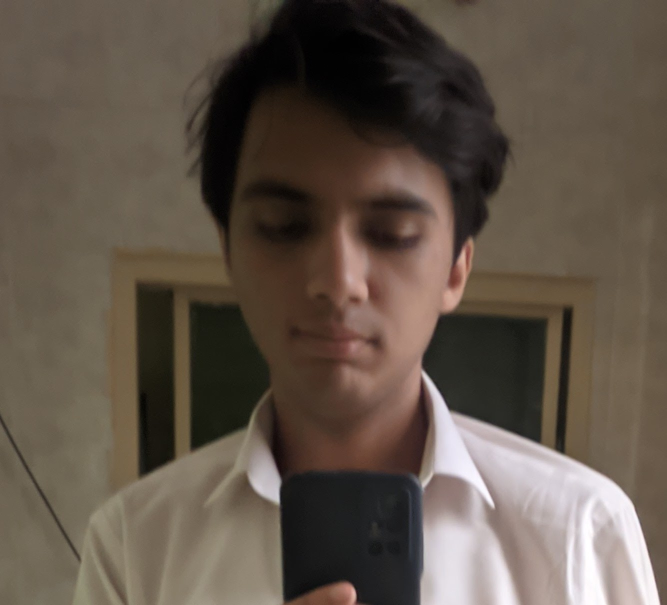
#> input picture More_Improving_Age_Regression/Task2/Dataset/Arham/N_22_PXL_20230303_170315108.jpg, 1333 x 1210 px, given in place of the camera (shown at 1/2 size)
$ jupyter execute --allow-errors RealTime_Prediction.ipynb   (text cells are left out)
#> lines starting #> are read from the running program, lines starting #| are printed output that depends on the picture; after the words box and inside, x2 and y2 are one past the last pixel; in counts of white or black regions, pixels touching at a corner belong together
#> further down, frame is the input picture: shape (1210, 1333, 3); mean B, G, R 73, 84.4, 96.3
#> `frame = cv2.flip(frame,1)`:
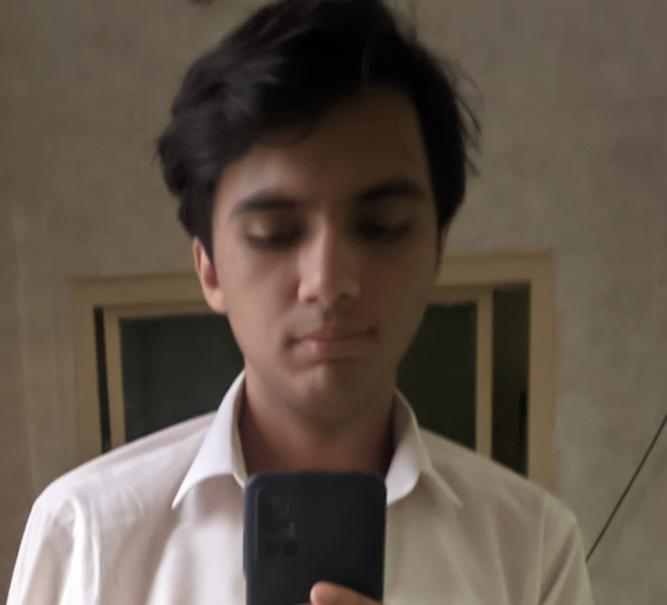
#> frame: shape (1210, 1333, 3) (shown at 1/2 size); mean B, G, R 73, 84.4, 96.3
#> `frame = cv2.copyMakeBorder(frame,1,250,1,280,cv2.BORDER_CONSTANT,value..`:
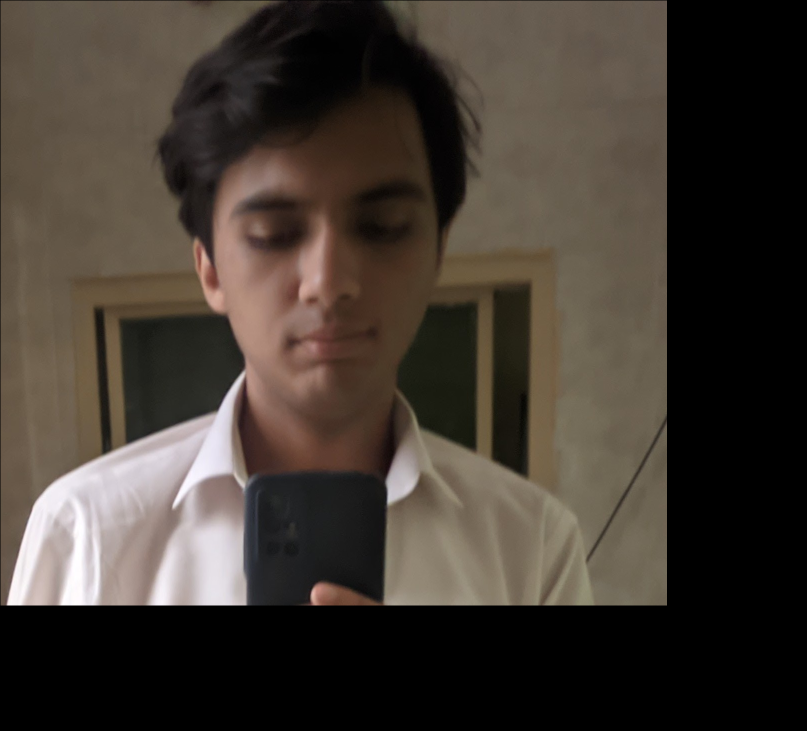
#> frame: shape (1461, 1614, 3) (shown at 1/2 size); mean B, G, R 49.9, 57.7, 65.8
[cell 1]
import cv2
import numpy as np
import pickle
import cv2
import math

#> (a cell that did not finish here is left out)

[cell 3]
# Binds face in the frame with a box
# If face is detected it returns an image with the face bound, and the pixel area inside the box, excluding the actual boundary
# If there are multiple faces in frame, it chooses the one having the greatest area in frame

def faceDetect(image):
    gray = cv2.cvtColor(image, cv2.COLOR_BGR2GRAY)
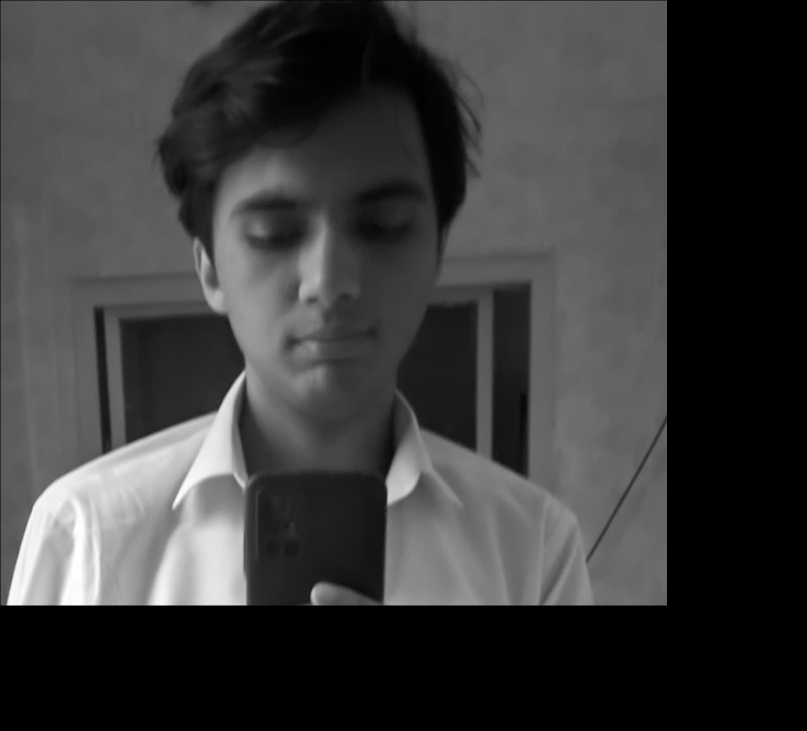
#> gray: shape (1461, 1614) (shown at 1/2 size); min 0, max 255, mean 59.3

    faceCascade = cv2.CascadeClassifier(cv2.data.haarcascades + "haarcascade_frontalface_default.xml")
    faces = faceCascade.detectMultiScale(
        gray,
        scaleFactor=1.3,
        minNeighbors=3,
        minSize=(64, 64)
    )
#> faces = [[379, 250, 559, 559]]

    if(len(faces) > 1):
        cur_max = 0
        face = 0

        for (x, y, w, h) in faces:
            length = math.sqrt((x - (x+w))**2 + (y - (y+h))**2 )

            if length > cur_max:
                cur_max = length
                face = [x,y,w,h]

        faces = np.array([face])

    for (x, y, w, h) in faces:

        cv2.rectangle(image, (x, y), (x + w, y + h), (0, 255, 0), 2) # Draw a rectangle around the detected area (face)

        roi_color = image[y+2:y+2 + h-3, x+2:x+2 + w-3] # The pixel area containing the face

        return True,[image,roi_color]
#> this loop made 1 pass
#> pass 1, in faceDetect, `roi_color = image[y+2:y+2 + h-3, x+2:x+2 + w-3]`:
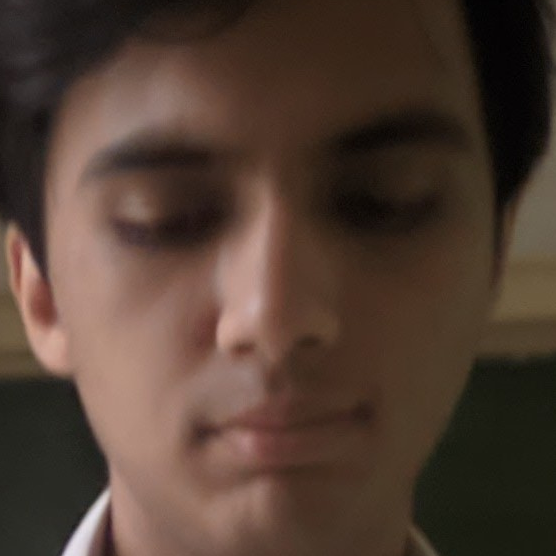
#> roi_color: shape (556, 556, 3); mean B, G, R 50.7, 61.7, 80.8
#> after the loop:
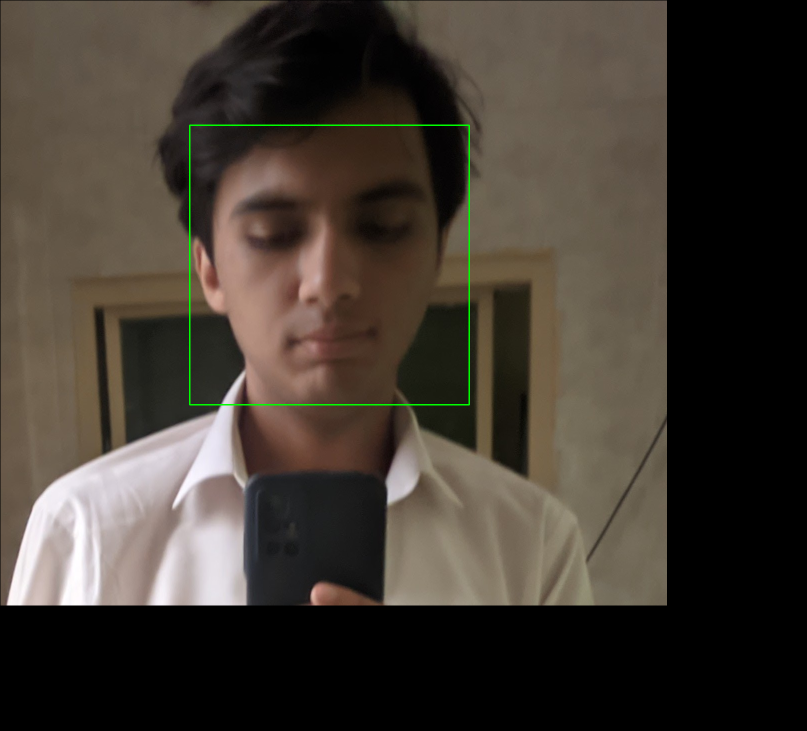
#> image: shape (1461, 1614, 3) (shown at 1/2 size); 0.28% of pixels changed, all inside (x1, y1, x2, y2) = (378, 249, 940, 811)
#> `detected,bound_frame = faceDetect(frame)`: detected = True; bound_frame = 2 items
#> `cv2.putText(frame,"Binary Who ->",(20,530),cv2.FONT_HERSHEY_SIMPLEX,1,..`: frame: shape (1461, 1614, 3); 0.02% of pixels changed, all inside (x1, y1, x2, y2) = (24, 508, 257, 538)
#> `cv2.putText(frame,"Multi Who  ->",(20,570),cv2.FONT_HERSHEY_SIMPLEX,1,..`: frame: shape (1461, 1614, 3); mean B, G, R 49.9, 58.3, 65.7
#> `cv2.putText(frame,"Age        ->",(20,670),cv2.FONT_HERSHEY_SIMPLEX,1,..`: frame: shape (1461, 1614, 3); mean B, G, R 49.9, 58.4, 65.7
#> `img_resize_32 = cv2.resize(cropped_frame, (32,32))`:
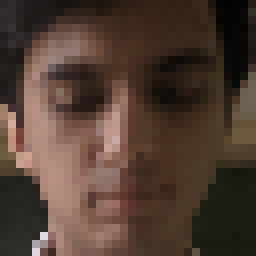
#> img_resize_32: shape (32, 32, 3) (shown 8 times larger); mean B, G, R 50.6, 61.6, 80.7
#> `cur_image = img_resize.flatten()`: cur_image = 12288 values, max 232 at index 12120, min 0 at index 565, mean 64.33
#> `cur_image_32 = img_resize_32.flatten()`: cur_image_32 = 3072 values, max 226 at index 2799, min 2 at index 85, mean 64.32

    return False,[]

[cell 4]
# Starts the camera, provides each frame to the faceDetect() function
# If a face is detected it prints the Identity(Sameed or Unknown) and Age using Linear and SGD regression at the bottom of the screen
# If no face detected, it prints appropriately
# Use esc to exit

cv2.destroyAllWindows()
cam = cv2.VideoCapture(0)

#> (the rest of this cell did not finish here and is left out)

$ run again, on More_Improving_Age_Regression/Task2/Dataset/Arham/N_22_WIN_20230305_09_09_11_Pro.jpg
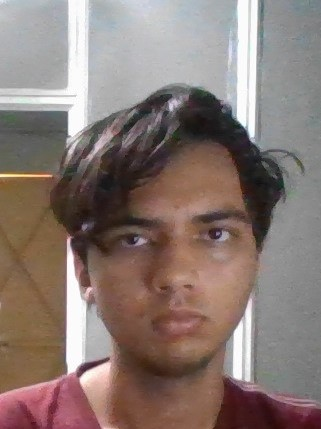
#> input picture More_Improving_Age_Regression/Task2/Dataset/Arham/N_22_WIN_20230305_09_09_11_Pro.jpg, 321 x 429 px, given in place of the camera
#> frame is the input picture: shape (429, 321, 3); mean B, G, R 114.8, 120.6, 136.8
#> faces = [[46, 163, 194, 194]]
#> the loop in faceDetect, `for (x, y, w, h) in faces: ` made 1 pass
#> after the loop in faceDetect, `for (x, y, w, h) in faces:`:
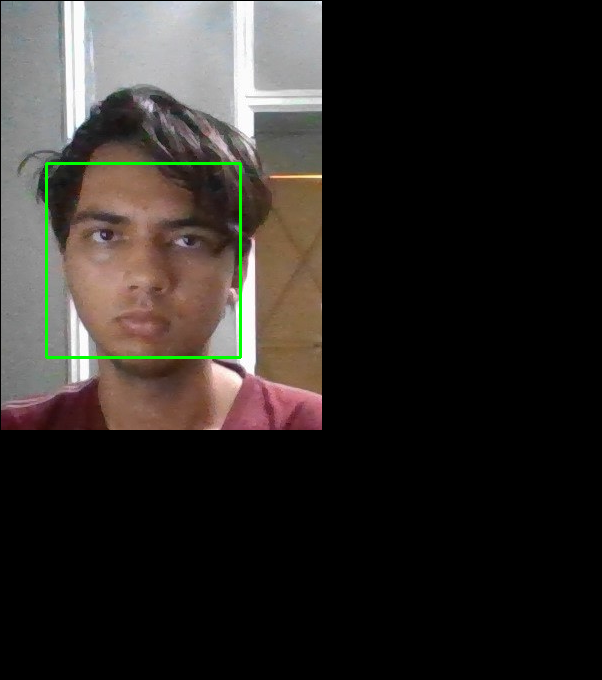
#> image: shape (680, 602, 3); mean B, G, R 38, 41.4, 45.3
#> detected = True; bound_frame = 2 items
#> `img_resize_32 = cv2.resize(cropped_frame, (32,32))`:
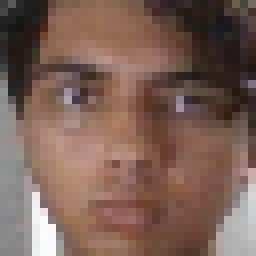
#> img_resize_32: shape (32, 32, 3) (shown 8 times larger); mean B, G, R 85.9, 96.4, 123.4
#> cur_image = 12288 values, max 254 at index 10785, min 11 at index 3258, mean 101.7
#> cur_image_32 = 3072 values, max 254 at index 2898, min 16 at index 861, mean 101.9

$ run again, on More_Improving_Age_Regression/Task2/Dataset/Arham/N_22_WIN_20230305_09_09_13_Pro.jpg
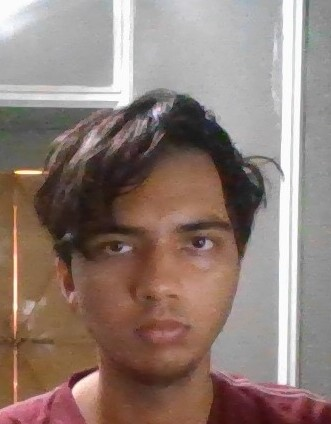
#> input picture More_Improving_Age_Regression/Task2/Dataset/Arham/N_22_WIN_20230305_09_09_13_Pro.jpg, 331 x 424 px, given in place of the camera
#> frame is the input picture: shape (424, 331, 3); mean B, G, R 117.6, 125.2, 144
#> faces = [[74, 175, 193, 193]]
#> the loop in faceDetect, `for (x, y, w, h) in faces: ` made 1 pass
#> after the loop in faceDetect, `for (x, y, w, h) in faces:`:
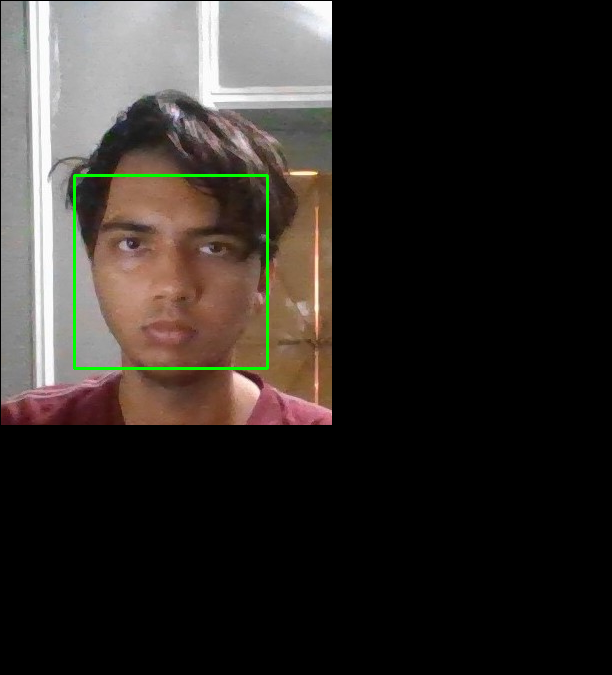
#> image: shape (675, 612, 3); mean B, G, R 39.5, 43.5, 48.3
#> detected = True; bound_frame = 2 items
#> `img_resize_32 = cv2.resize(cropped_frame, (32,32))`:
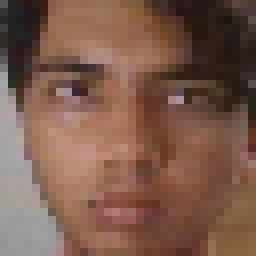
#> img_resize_32: shape (32, 32, 3) (shown 8 times larger); mean B, G, R 76.1, 90.6, 124.1
#> cur_image = 12288 values, max 200 at index 7196, min 11 at index 1293, mean 97.05
#> cur_image_32 = 3072 values, max 196 at index 1760, min 14 at index 276, mean 96.95

$ run again, on More_Improving_Age_Regression/Task2/Dataset/Arham/N_22_WIN_20230305_09_09_34_Pro.jpg
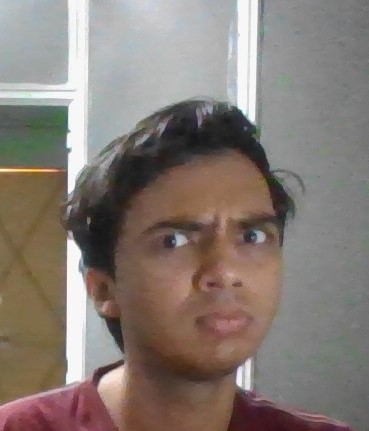
#> input picture More_Improving_Age_Regression/Task2/Dataset/Arham/N_22_WIN_20230305_09_09_34_Pro.jpg, 369 x 431 px, given in place of the camera
#> frame is the input picture: shape (431, 369, 3); mean B, G, R 116.3, 123, 133.8
#> faces = [[55, 165, 206, 206]]
#> the loop in faceDetect, `for (x, y, w, h) in faces: ` made 1 pass
#> after the loop in faceDetect, `for (x, y, w, h) in faces:`:
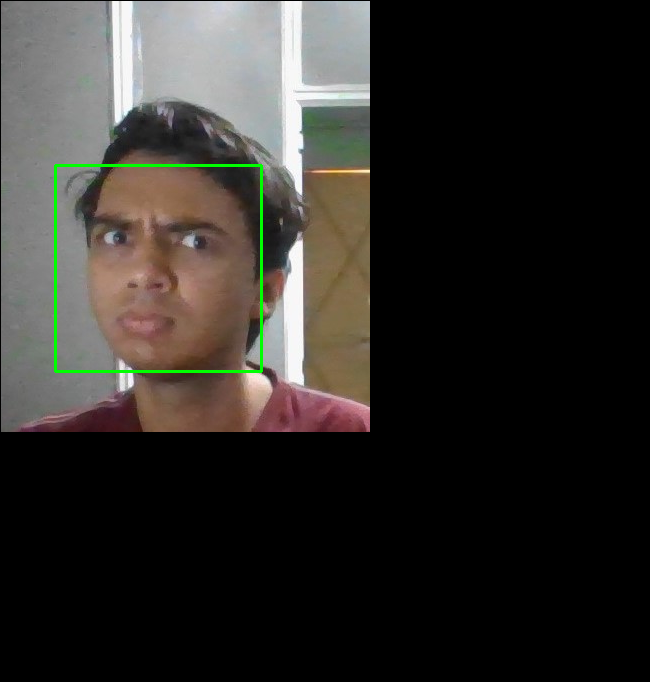
#> image: shape (682, 650, 3); mean B, G, R 41.2, 45, 47.4
#> detected = True; bound_frame = 2 items
#> `img_resize_32 = cv2.resize(cropped_frame, (32,32))`:
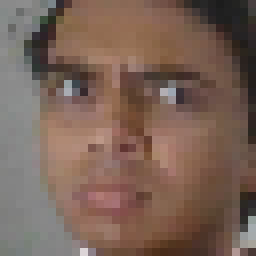
#> img_resize_32: shape (32, 32, 3) (shown 8 times larger); mean B, G, R 86.7, 98.3, 121.7
#> cur_image = 12288 values, max 236 at index 11966, min 20 at index 810, mean 102.1
#> cur_image_32 = 3072 values, max 220 at index 3008, min 25 at index 3036, mean 102.2
